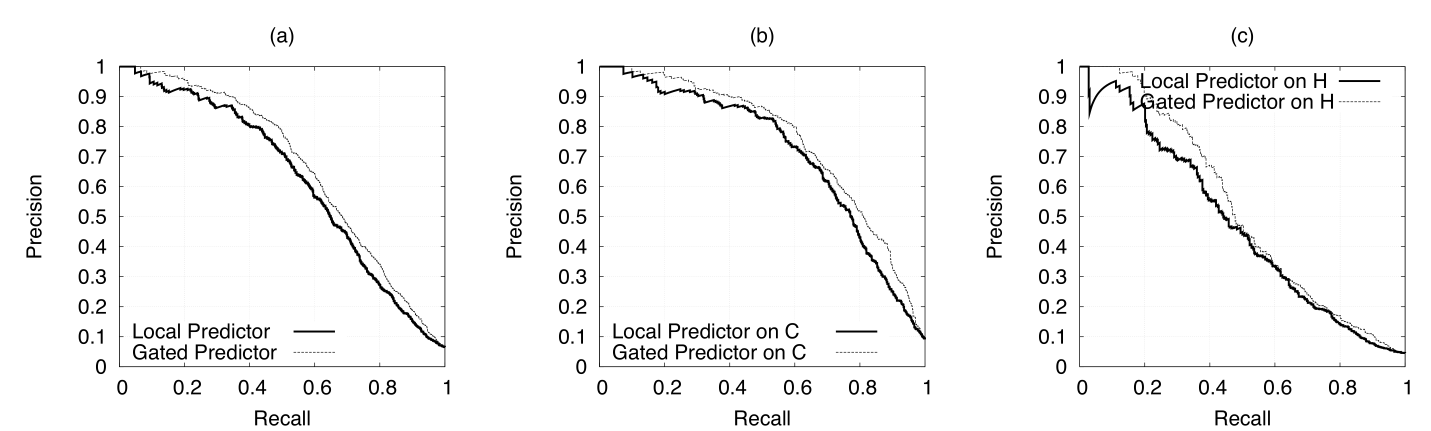
#> input picture PMC1800866/figure-reproduction/published/figure-3.png, 4292 x 1292 px, found by its file name (shown at 1/3 size)
$ python digitize.py ../published/figure-2.png ../../../PMC1800866/figure-reproduction/published/figure-3.png
#> lines starting #> are read from the running program, lines starting #| are printed output that depends on the picture; after the words box and inside, x2 and y2 are one past the last pixel; in counts of white or black regions, pixels touching at a corner belong together
"""Read bar heights (Fig. 3) and line points (Fig. 2) off the published raster figures.

Usage: digitize.py PUBLISHED_DIR OUT.json

Both figures are 1494 px wide PNGs (PLOS "large" size). The y axis of each panel is calibrated
from its horizontal grid lines, whose values are the printed tick labels (Fig. 3: 0.4 to 1 in
steps of 0.1; Fig. 2: 0 to 8 or 0 to 4 in steps of 1); the fit residual is recorded. Nothing
inside the plot is fitted. Values read this way are assumptions of kind read_from_figure.
"""

from __future__ import annotations

import json
import sys
from pathlib import Path

import numpy as np
from PIL import Image

FIG3_COLOURS = {
    "Gene": (68, 114, 172),
    "PAC": (170, 68, 66),
    "PAC_random": (219, 132, 61),
    "Mean": (139, 165, 77),
    "Median": (115, 90, 147),
    "PCA": (70, 155, 172),
}
FIG2_COLOURS = {
    "PAC": (75, 108, 180),
    "Genes": (155, 52, 100),
    "CORGs": (155, 204, 60),
    "PAC_all": (100, 100, 155),
}
WITHIN = ["NF-kB", "Leukemia", "Prostate", "Breast Netherlands", "Breast USA", "Lung Michigan", "Lung Boston"]
CROSS = ["Breast Netherlands -> Breast USA", "Breast USA -> Breast Netherlands",
         "Lung Michigan -> Lung Boston", "Lung Boston -> Lung Michigan"]


def load(path):
    return np.asarray(Image.open(path).convert("RGB")).astype(int)
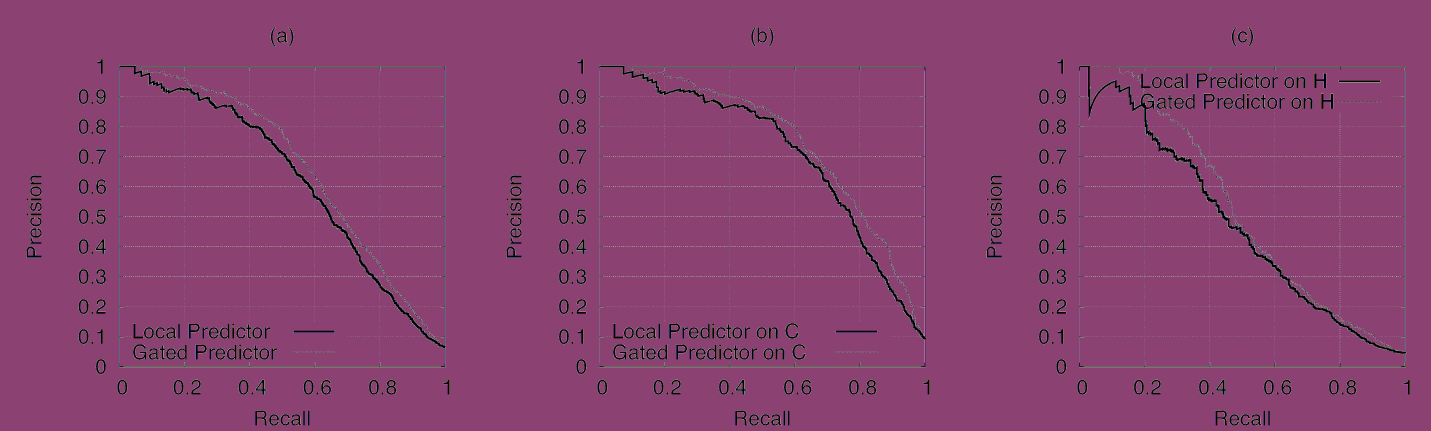
#> returned value: shape (1292, 4292, 3) int64 (shown at 1/3 size); 255 distinct labels, from 0 to 255; one colour per label, 0 black


def mask(im, colour, tol=28):
    return np.all(np.abs(im - np.array(colour)) <= tol, axis=2)


def gridlines(im, box, min_frac=0.6):
    """Rows inside box (x0, y0, x1, y1) that are mostly grey: grid lines and the axis."""
    x0, y0, x1, y1 = box
    sub = im[y0:y1, x0:x1]
    grey = (np.abs(sub[..., 0] - sub[..., 1]) < 12) & (np.abs(sub[..., 1] - sub[..., 2]) < 12) & (sub[..., 0] < 200)
    rows = np.where(grey.mean(axis=1) > min_frac)[0] + y0
    merged = []
    for r in rows:
        if merged and r - merged[-1][-1] <= 2:
            merged[-1].append(r)
        else:
            merged.append([r])
    return [float(np.mean(m)) for m in merged]


# [24 lines left out: functions calibrate, nearest, not called in this run]


def fig3(path):
    im = load(path)
    out = {}
    for panel, box, names, ticks in [
        ("A", (105, 40, 1255, 490), WITHIN, [1.0, 0.9, 0.8, 0.7, 0.6, 0.5, 0.4]),
        ("B", (92, 630, 640, 875), CROSS, [1.0, 0.9, 0.8, 0.7, 0.6, 0.5, 0.4]),
    ]:
        rows = gridlines(im, box)
        x0, y0, x1, y1 = box
        # the bars stand on the 0.4 axis: their lowest coloured row is the axis
        anymask = np.zeros(im.shape[:2], bool)
        for c in FIG3_COLOURS.values():
            anymask |= mask(im, c)
        bar_rows = np.where(anymask[y0:y1, x0:x1].sum(axis=1) > 20)[0]
        bottom = float(bar_rows.max() + y0 + 0.5)
        a, b, resid = calibrate([r for r in rows if r < bottom - 3] + [bottom], 0.1, bottom, 0.4)
        bars = []
        for m, c in FIG3_COLOURS.items():
            mk = mask(im[y0:y1, x0:x1], c)
            cols = np.where(mk.sum(axis=0) > 8)[0]
            if len(cols) == 0:
                continue
            runs, cur = [], [cols[0]]
            for x in cols[1:]:
                if x - cur[-1] <= 1:
                    cur.append(x)
                else:
                    runs.append(cur)
                    cur = [x]
            runs.append(cur)
            for r in runs:
                if len(r) < 10:
                    continue
                mid = r[len(r) // 2]
                ys = np.where(mk[:, r[2] : r[-2]].mean(axis=1) > 0.8)[0]
                if len(ys) == 0:
                    continue
                top = ys.min() + y0
                bars.append((x0 + mid, m, a + b * (top - 0.5), (x0 + r[0], x0 + r[-1])))
        bars.sort()
        groups, cur = [], []
        for x, m, v, ext in bars:
            if cur and (m in [g[1] for g in cur] or x - cur[-1][0] > 60):
                groups.append(cur)
                cur = []
            cur.append((x, m, v, ext))
        groups.append(cur)
        groups = [g for g in groups if len(g) >= 2]
        out[panel] = {"calibration_residual": resid, "a": a, "b": b,
                      "groups": {n: {m: round(v, 4) for _, m, v, _ in g} for n, g in zip(names, groups)},
                      "extent": {n: {m: [int(e[0]), int(e[1])] for _, m, _, e in g} for n, g in zip(names, groups)}}
#> this loop made 1 pass
#> rows on pass 1: [199]
#> pass 1, in gridlines, `sub = im[y0:y1, x0:x1]`:
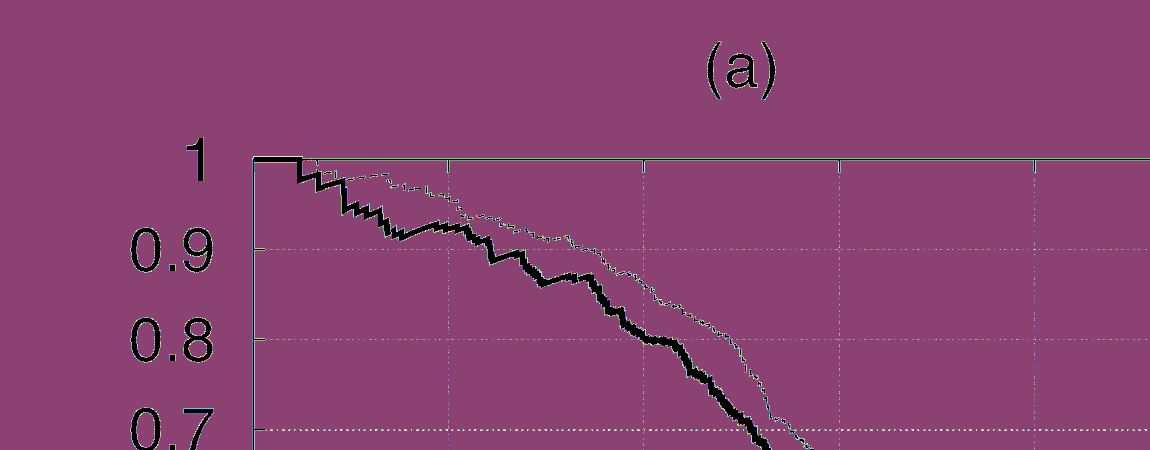
#> sub: shape (450, 1150, 3) int64; 255 distinct labels, from 0 to 255; one colour per label, 0 black
#> pass 1, in gridlines, `grey = (np.abs(sub[..., 0] - sub[..., 1]) < 12) & (np.abs(sub[..., 1] ..`:
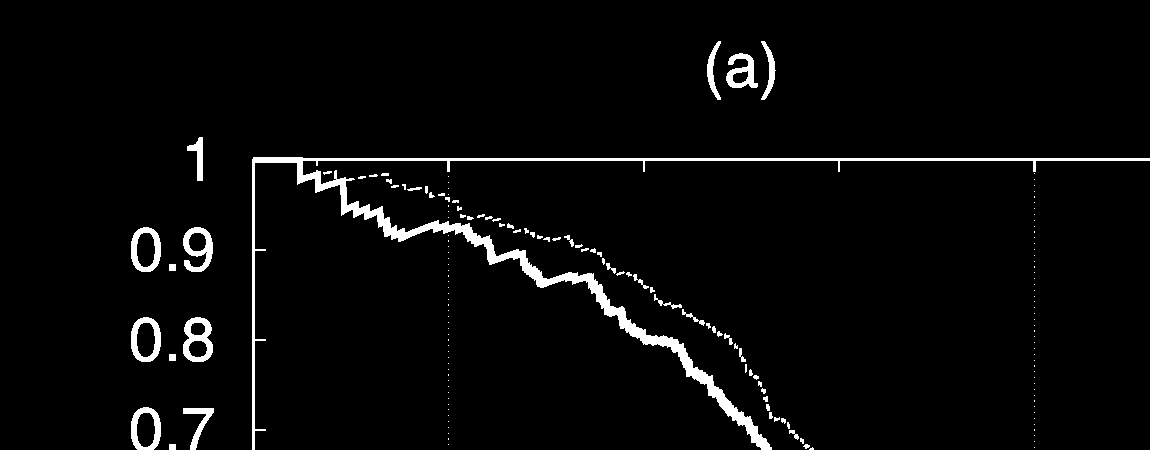
#> grey: shape (450, 1150) bool; 3.3% white; 167 white regions (113 under 20 px), largest, box (x1, y1, x2, y2) and area: (252, 157, 1150, 450) 9926, (183, 317, 213, 362) 720, (183, 227, 213, 272) 672
#> after the loop: anymask: shape (1292, 4292) bool; every value is 0
#> after the loop, out = 0 items
    return out


# [44 lines left out: function fig2, not called in this run]


def main(pub: Path, out: Path):
    res = {"fig3": fig3(pub / "figure-3.png"), "fig2": fig2(pub / "figure-2.png")}
    out.write_text(json.dumps(res, indent=1))
    return res


if __name__ == "__main__":
#> (the run stopped early here; a loop or call above may not have finished)
